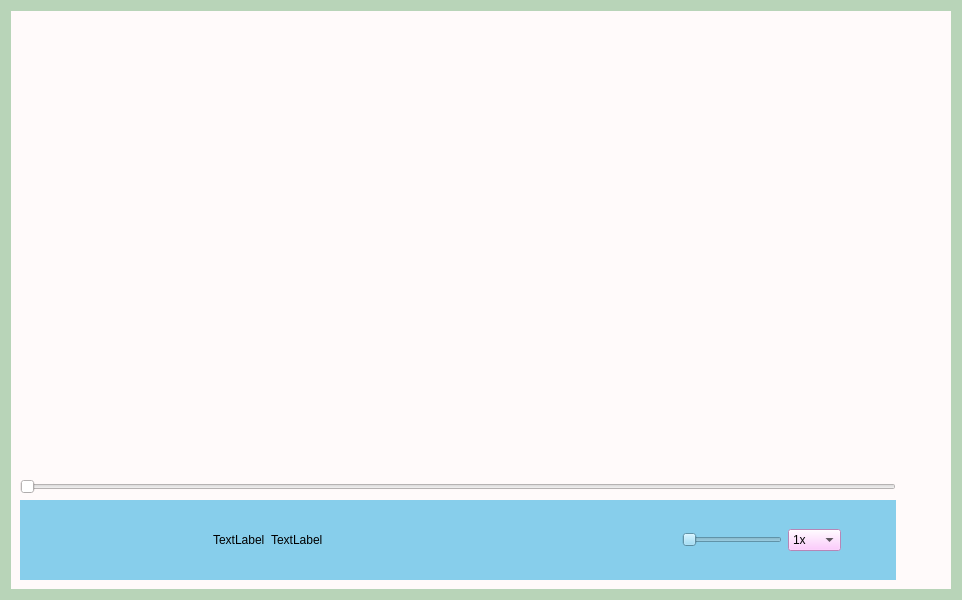
<?xml version="1.0" encoding="UTF-8"?>
<ui version="4.0">
 <class>Widget</class>
 <widget class="QWidget" name="Widget">
  <property name="geometry">
   <rect>
    <x>0</x>
    <y>0</y>
    <width>962</width>
    <height>600</height>
   </rect>
  </property>
  <property name="minimumSize">
   <size>
    <width>800</width>
    <height>600</height>
   </size>
  </property>
  <property name="focusPolicy">
   <enum>Qt::StrongFocus</enum>
  </property>
  <property name="windowTitle">
   <string>Widget</string>
  </property>
  <property name="styleSheet">
   <string notr="true">background-color: rgb(184, 212, 184) ; color: rgb(0,0,0) ;
</string>
  </property>
  <layout class="QGridLayout" name="gridLayout_3">
   <item row="0" column="0">
    <layout class="QVBoxLayout" name="verticalLayout_2">
     <item>
      <widget class="QWidget" name="playwidget" native="true">
       <property name="minimumSize">
        <size>
         <width>100</width>
         <height>100</height>
        </size>
       </property>
       <property name="styleSheet">
        <string notr="true">background-color: rgb(255, 250, 250) ; color: rgb(0,0,0) ;</string>
       </property>
       <layout class="QGridLayout" name="gridLayout">
        <item row="0" column="0">
         <widget class="QWidget" name="horizontalWidget" native="true">
          <property name="maximumSize">
           <size>
            <width>170</width>
            <height>61</height>
           </size>
          </property>
          <layout class="QHBoxLayout" name="horizontalLayout_2">
           <item>
            <widget class="QPushButton" name="open">
             <property name="minimumSize">
              <size>
               <width>0</width>
               <height>0</height>
              </size>
             </property>
             <property name="maximumSize">
              <size>
               <width>50</width>
               <height>50</height>
              </size>
             </property>
             <property name="focusPolicy">
              <enum>Qt::NoFocus</enum>
             </property>
             <property name="styleSheet">
              <string notr="true">background-image: url(:/211791_pause_icon.png);</string>
             </property>
             <property name="text">
              <string/>
             </property>
             <property name="icon">
              <iconset resource="resource.qrc">
               <normaloff>:/icon/folderOpen.png</normaloff>:/icon/folderOpen.png</iconset>
             </property>
             <property name="iconSize">
              <size>
               <width>40</width>
               <height>40</height>
              </size>
             </property>
             <property name="flat">
              <bool>true</bool>
             </property>
            </widget>
           </item>
           <item>
            <widget class="QPushButton" name="pushButton">
             <property name="text">
              <string/>
             </property>
             <property name="icon">
              <iconset resource="resource.qrc">
               <normaloff>:/icon/file1.png</normaloff>:/icon/file1.png</iconset>
             </property>
             <property name="iconSize">
              <size>
               <width>40</width>
               <height>40</height>
              </size>
             </property>
             <property name="flat">
              <bool>true</bool>
             </property>
            </widget>
           </item>
           <item>
            <widget class="QPushButton" name="pushButton_2">
             <property name="text">
              <string/>
             </property>
             <property name="icon">
              <iconset resource="resource.qrc">
               <normaloff>:/icon/setting.png</normaloff>:/icon/setting.png</iconset>
             </property>
             <property name="iconSize">
              <size>
               <width>40</width>
               <height>40</height>
              </size>
             </property>
             <property name="flat">
              <bool>true</bool>
             </property>
            </widget>
           </item>
          </layout>
         </widget>
        </item>
        <item row="7" column="0">
         <widget class="QWidget" name="bottomwidget" native="true">
          <property name="maximumSize">
           <size>
            <width>16777215</width>
            <height>80</height>
           </size>
          </property>
          <property name="styleSheet">
           <string notr="true">background-color: rgb(135, 206, 235);</string>
          </property>
          <layout class="QHBoxLayout" name="horizontalLayout">
           <item>
            <widget class="QPushButton" name="backward">
             <property name="maximumSize">
              <size>
               <width>100</width>
               <height>50</height>
              </size>
             </property>
             <property name="focusPolicy">
              <enum>Qt::NoFocus</enum>
             </property>
             <property name="text">
              <string/>
             </property>
             <property name="icon">
              <iconset resource="resource.qrc">
               <normaloff>:/icon/backward.png</normaloff>:/icon/backward.png</iconset>
             </property>
             <property name="iconSize">
              <size>
               <width>50</width>
               <height>50</height>
              </size>
             </property>
             <property name="flat">
              <bool>true</bool>
             </property>
            </widget>
           </item>
           <item>
            <widget class="QPushButton" name="pause">
             <property name="maximumSize">
              <size>
               <width>100</width>
               <height>50</height>
              </size>
             </property>
             <property name="focusPolicy">
              <enum>Qt::NoFocus</enum>
             </property>
             <property name="text">
              <string/>
             </property>
             <property name="icon">
              <iconset resource="resource.qrc">
               <normaloff>:/icon/pause.png</normaloff>:/icon/pause.png</iconset>
             </property>
             <property name="iconSize">
              <size>
               <width>50</width>
               <height>50</height>
              </size>
             </property>
             <property name="flat">
              <bool>true</bool>
             </property>
            </widget>
           </item>
           <item>
            <widget class="QPushButton" name="forward">
             <property name="maximumSize">
              <size>
               <width>93</width>
               <height>50</height>
              </size>
             </property>
             <property name="focusPolicy">
              <enum>Qt::NoFocus</enum>
             </property>
             <property name="text">
              <string/>
             </property>
             <property name="icon">
              <iconset resource="resource.qrc">
               <normaloff>:/icon/forward.png</normaloff>:/icon/forward.png</iconset>
             </property>
             <property name="iconSize">
              <size>
               <width>50</width>
               <height>50</height>
              </size>
             </property>
             <property name="flat">
              <bool>true</bool>
             </property>
            </widget>
           </item>
           <item>
            <widget class="QPushButton" name="next">
             <property name="maximumSize">
              <size>
               <width>100</width>
               <height>50</height>
              </size>
             </property>
             <property name="focusPolicy">
              <enum>Qt::NoFocus</enum>
             </property>
             <property name="text">
              <string/>
             </property>
             <property name="icon">
              <iconset resource="resource.qrc">
               <normaloff>:/icon/next.png</normaloff>:/icon/next.png</iconset>
             </property>
             <property name="iconSize">
              <size>
               <width>50</width>
               <height>50</height>
              </size>
             </property>
             <property name="flat">
              <bool>true</bool>
             </property>
            </widget>
           </item>
           <item>
            <widget class="QLabel" name="time">
             <property name="text">
              <string>TextLabel</string>
             </property>
            </widget>
           </item>
           <item>
            <widget class="QLabel" name="endTime">
             <property name="text">
              <string>TextLabel</string>
             </property>
            </widget>
           </item>
           <item>
            <spacer name="horizontalSpacer_2">
             <property name="orientation">
              <enum>Qt::Horizontal</enum>
             </property>
             <property name="sizeHint" stdset="0">
              <size>
               <width>40</width>
               <height>20</height>
              </size>
             </property>
            </spacer>
           </item>
           <item>
            <widget class="QPushButton" name="mute">
             <property name="maximumSize">
              <size>
               <width>100</width>
               <height>50</height>
              </size>
             </property>
             <property name="focusPolicy">
              <enum>Qt::NoFocus</enum>
             </property>
             <property name="text">
              <string/>
             </property>
             <property name="icon">
              <iconset resource="resource.qrc">
               <normaloff>:/icon/volumeHigh.png</normaloff>:/icon/volumeHigh.png</iconset>
             </property>
             <property name="iconSize">
              <size>
               <width>50</width>
               <height>50</height>
              </size>
             </property>
             <property name="flat">
              <bool>true</bool>
             </property>
            </widget>
           </item>
           <item>
            <widget class="QSlider" name="volumeslider">
             <property name="maximumSize">
              <size>
               <width>100</width>
               <height>16777215</height>
              </size>
             </property>
             <property name="focusPolicy">
              <enum>Qt::NoFocus</enum>
             </property>
             <property name="orientation">
              <enum>Qt::Horizontal</enum>
             </property>
            </widget>
           </item>
           <item>
            <widget class="QComboBox" name="comboBox">
             <property name="styleSheet">
              <string notr="true">background-color: rgb(255, 187, 255);</string>
             </property>
             <property name="iconSize">
              <size>
               <width>35</width>
               <height>33</height>
              </size>
             </property>
             <item>
              <property name="text">
               <string>1x</string>
              </property>
              <property name="icon">
               <iconset>
                <normaloff>:/Resources/ui_icons/fastforward.png</normaloff>
                <normalon>:/icon/fastforward.png</normalon>:/Resources/ui_icons/fastforward.png</iconset>
              </property>
             </item>
             <item>
              <property name="text">
               <string>2x</string>
              </property>
              <property name="icon">
               <iconset>
                <normaloff>:/Resources/ui_icons/speedup.png</normaloff>
                <normalon>:/icon/speedup.png</normalon>:/Resources/ui_icons/speedup.png</iconset>
              </property>
             </item>
             <item>
              <property name="text">
               <string>4x</string>
              </property>
              <property name="icon">
               <iconset>
                <normaloff>:/Resources/ui_icons/speedup.png</normaloff>
                <normalon>:/icon/speedup.png</normalon>:/Resources/ui_icons/speedup.png</iconset>
              </property>
             </item>
             <item>
              <property name="text">
               <string>0.5x</string>
              </property>
              <property name="icon">
               <iconset>
                <normaloff>:/Resources/ui_icons/speedup.png</normaloff>
                <normalon>:/icon/speedup.png</normalon>:/Resources/ui_icons/speedup.png</iconset>
              </property>
             </item>
            </widget>
           </item>
           <item>
            <widget class="QPushButton" name="fullscreen">
             <property name="maximumSize">
              <size>
               <width>100</width>
               <height>50</height>
              </size>
             </property>
             <property name="focusPolicy">
              <enum>Qt::NoFocus</enum>
             </property>
             <property name="text">
              <string/>
             </property>
             <property name="icon">
              <iconset resource="resource.qrc">
               <normaloff>:/icon/full-screen.png</normaloff>:/icon/full-screen.png</iconset>
             </property>
             <property name="iconSize">
              <size>
               <width>50</width>
               <height>50</height>
              </size>
             </property>
             <property name="flat">
              <bool>true</bool>
             </property>
            </widget>
           </item>
          </layout>
         </widget>
        </item>
        <item row="5" column="0">
         <widget class="QSlider" name="playerslider">
          <property name="focusPolicy">
           <enum>Qt::NoFocus</enum>
          </property>
          <property name="orientation">
           <enum>Qt::Horizontal</enum>
          </property>
         </widget>
        </item>
        <item row="2" column="0">
         <widget class="VideoWidget" name="videoWidget" native="true"/>
        </item>
        <item row="0" column="1">
         <widget class="QPushButton" name="pushButton_3">
          <property name="maximumSize">
           <size>
            <width>50</width>
            <height>50</height>
           </size>
          </property>
          <property name="layoutDirection">
           <enum>Qt::LeftToRight</enum>
          </property>
          <property name="text">
           <string/>
          </property>
          <property name="icon">
           <iconset resource="resource.qrc">
            <normaloff>:/icon/Theme.png</normaloff>:/icon/Theme.png</iconset>
          </property>
          <property name="iconSize">
           <size>
            <width>40</width>
            <height>40</height>
           </size>
          </property>
          <property name="flat">
           <bool>true</bool>
          </property>
         </widget>
        </item>
       </layout>
      </widget>
     </item>
    </layout>
   </item>
  </layout>
 </widget>
 <customwidgets>
  <customwidget>
   <class>VideoWidget</class>
   <extends>QWidget</extends>
   <header location="global">videowidget.h</header>
   <container>1</container>
  </customwidget>
 </customwidgets>
 <resources>
  <include location="resource.qrc"/>
 </resources>
 <connections/>
</ui>
